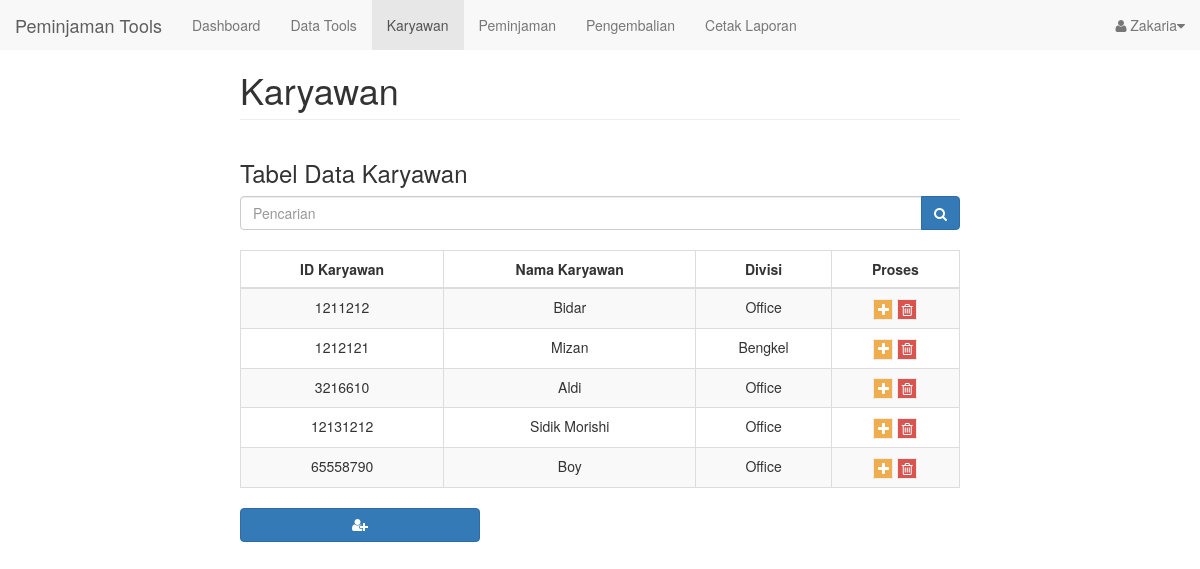
The app's page /adminkaryawanlist_page.php (signed in), older data.
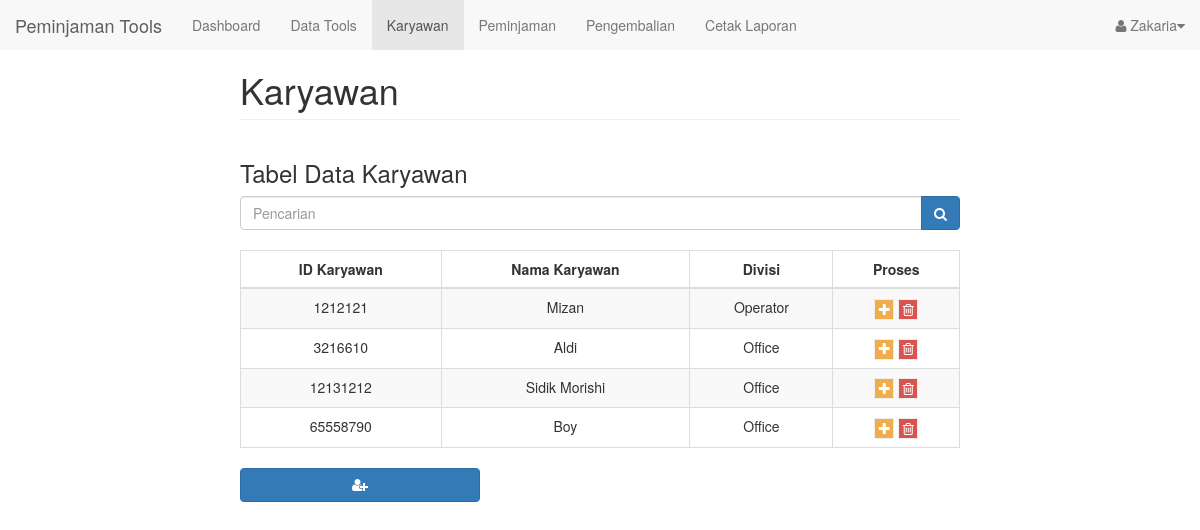
The same page, newer data.
### tables this page shows
CREATE TABLE `anggota` (
  `id_karyawan` int(11) NOT NULL AUTO_INCREMENT,
  `nama_karyawan` varchar(40) NOT NULL,
  `password` varchar(40) NOT NULL,
  `divisi` varchar(20) NOT NULL,
  PRIMARY KEY (`id_karyawan`) USING BTREE
);

### adminkaryawanlist_page.php (the view, shortened to what this page needs)
<?php
    if (!isset($_SESSION['admin'])) {
        header('location:login_page.php');
    } else {
        $namaadmin = $_SESSION['adminname'];
    }
?>
<!DOCTYPE html>
<html lang="en">
<head>
    <link href="bootstrap/dist/css/bootstrap.min.css" rel="stylesheet">
    <link href="bootstrap/dist/css/global.css" rel="stylesheet">
    <link href="bootstrap/font-awesome/css/font-awesome.min.css" rel="stylesheet" type="text/css">
</head>
<body>
    <?php
        include "navbar_admin.php";
        require 'config/koneksi.php';
    ?>
    <div class="col-md-8 col-md-offset-2 main">
        <h1 class="page-header">Karyawan</h1>
        <div class="row">
            <div class="col-md-12">
                <h3>Tabel Data Karyawan</h3>
                <form class="input-group"action="adminkaryawanlist_page.php" method="get">
                    <input type="text" class="form-control" placeholder="Pencarian" name="cari">
                    <span class="input-group-btn">
                        <button class="btn btn-primary" type="submit" value="Cari"><i class="fa fa-search"></i></button>
                    </span>
                    </form>
                <br>
                <table class="table table-bordered table-striped table-hover">
                    <thead>
                        <tr>
                            <th class="text-center">ID Karyawan</th>
                            <th class="text-center">Nama Karyawan</th>
                            <th class="text-center">Divisi</th>
                            <th class="text-center">Proses</th>
                        </tr>
                    </thead>
                    <?php
                        if(isset($_GET['cari'])){
                            $cari = $_GET['cari'];
                            $querykaryawan = $mysqli->query("SELECT * FROM anggota where id_karyawan like '%".$cari."%' or nama_karyawan like '%".$cari."%' or divisi like '%".$cari."%'");
                        }else{
                            $querykaryawan = $mysqli->query("SELECT * FROM anggota");
                        }
                    ?>
                    <tbody>
                    <?php
                        while ($lihat = mysqli_fetch_array($querykaryawan)){
                    ?>
                        <tr>
                            <td class="text-center"><?php echo $lihat['id_karyawan'];; ?></td>
                            <td class="text-center"><?php echo $lihat['nama_karyawan']; ?></td>
                            <td class="text-center"><?php echo $lihat['divisi'];?></td>
                            <td class="text-center">
                                <a href="admintambahpeminjamankaryawan_page.php?id=<?php echo $lihat['id_karyawan'] ?>" class="btn btn-warning fa fa-border fa-plus" data-toggler="tooltip" title="Tambah Peminjaman Karyawan"></a>
                                <a onClick="javascript: return confirm('Yakin Akan Menghapus Data?');" href="proses/admindeletekaryawan_proses.php?id=<?php echo $lihat['id_karyawan']?>" class="btn btn-danger fa fa-border fa-trash-o" data-toggler="tooltip" title="Hapus Data Karyawan"></a>
                            </td>
                        </tr>
                    <?php
                        }
                    ?>
                    </tbody>
                </table>
                <div class="col-md-4">
                    <a href="admintambahkaryawan_page.php" class="btn btn-primary fa fa-stack-1x fa-user-plus" data-toggler="tooltip" title="Tambah Data Karyawan"></a>
                </div>
            </div>
        </div>
    </div>
</body>
</html>

### navbar_admin.php (shortened to what this page needs)
<nav class="navbar navbar-default navbar-fixed-top">
    <?php
        function PageName() {
            return substr($_SERVER["SCRIPT_NAME"],strrpos($_SERVER["SCRIPT_NAME"],"/")+1);
        }
        $current_page = PageName();
    ?>
    <div class="container-fluid">
        <div class="navbar-header">
            <a class="navbar-brand" href="admindashboard_page.php">Peminjaman Tools</a>
        </div>
        <div id="navbar" class="navbar-collapse collapse">
            <ul class="nav navbar-nav navbar-left">
                <li class="<?php echo $current_page == 'admindashboard_page.php' ? 'active':NULL ?>"><a href="admindashboard_page.php">Dashboard</a></li>
                <li class="<?php echo $current_page == 'admintoolslist_page.php' || $current_page == 'adminedittool_page.php' || $current_page == 'admintambahtool_page.php' ? 'active':NULL ?>"><a href="admintoolslist_page.php">Data Tools</a></li>
                <li class="<?php echo $current_page == 'adminkaryawanlist_page.php' || $current_page == 'admintambahkaryawan_page.php' ? 'active':NULL ?>"><a href="adminkaryawanlist_page.php">Karyawan</a></li>
                <li class="<?php echo $current_page == 'adminpeminjamanlist_page.php' || $current_page == 'adminlihatpeminjamanuser_page.php'? 'active':NULL ?>"><a href="adminpeminjamanlist_page.php">Peminjaman</a></li>
                <li class="<?php echo $current_page == 'adminpengembalianlist_page.php' ? 'active':NULL ?>"><a href="adminpengembalianlist_page.php">Pengembalian</a></li>
                <li class="<?php echo $current_page == 'adminreport_page.php' ? 'active':NULL ?>"><a href="adminreport_page.php">Cetak Laporan</a></li>
            </ul>
            <ul class="nav navbar-nav navbar-right">
                <li class="dropdown">
                    <a class="dropdown-toggle" data-toggle="dropdown">
                        <i class="fa fa-user"></i> <?php echo $namaadmin ?><i class="fa fa-caret-down"></i>
                    </a>
                </li>
            </ul>
        </div>
    </div>
</nav>

Row changes from the older to the newer data that the page shows:
removed anggota: id_karyawan "1211212", nama_karyawan "Bidar", divisi "Office"
changed anggota "Mizan": divisi "Bengkel" → "Operator"
